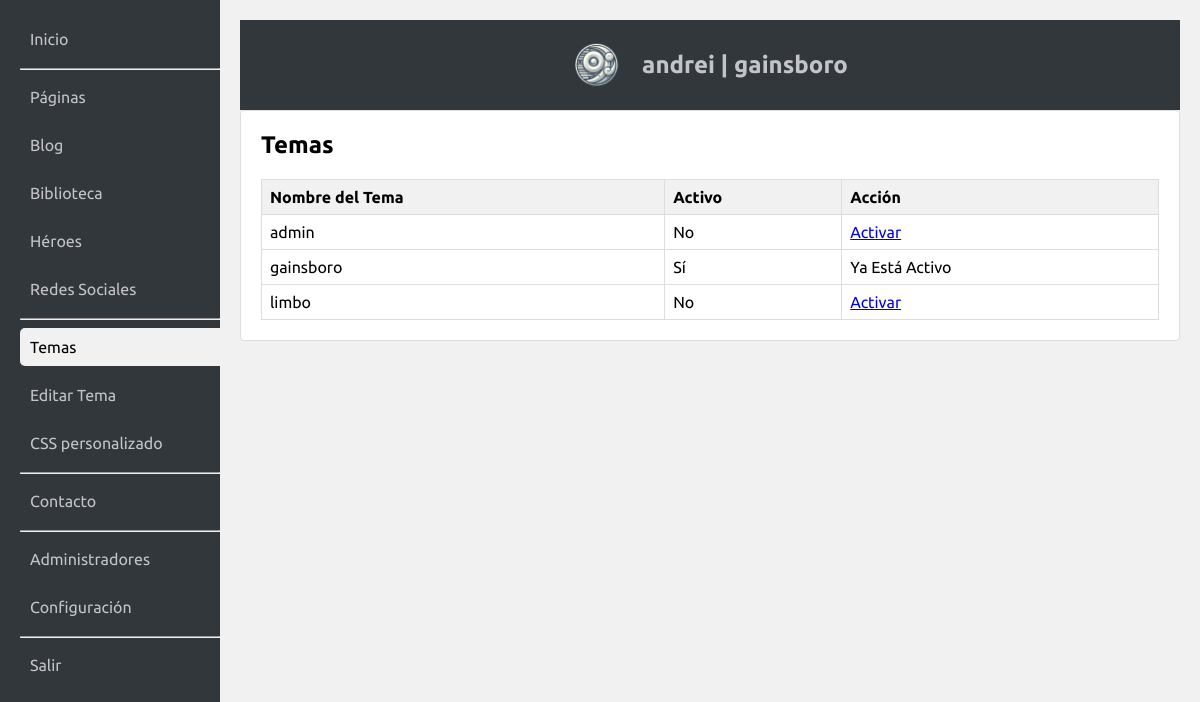
Page /admin/index.php?action=list_themes (signed in) on the committed database.
### tables this page shows
CREATE TABLE config (
    id INTEGER PRIMARY KEY AUTOINCREMENT,
    key TEXT UNIQUE NOT NULL,
    value TEXT NOT NULL
);

### admin/index.php (called while the page is built, shortened)
<?php
require_once 'admin.php';

### admin/funciones/obtenertemas.php (called while the page is built)
<?php
function getAvailableThemes() {
    $themeFiles = glob('../css/*.css');
    $themes = [];
    if ($themeFiles !== false) {
        foreach ($themeFiles as $filePath) {
            $themes[] = pathinfo($filePath, PATHINFO_FILENAME);
        }
    }
    return $themes;
}
?>

### admin/acciones/listartemas.php (the view, shortened to what this page needs)
<?php
	$themes = getAvailableThemes();
        $activeTheme = $db->querySingle("SELECT value FROM config WHERE key='active_theme'");
        $html = "<h2>Temas</h2>";
        $html .= "<table class='admin-table'>
                    <tr><th>Nombre del Tema</th><th>Activo</th><th>Acción</th></tr>";
        foreach ($themes as $tName) {
            $isActive = ($tName === $activeTheme) ? 'Sí' : 'No';
            $html .= "<tr>
                        <td>$tName</td>
                        <td>$isActive</td>
                        <td>";
            if ($isActive === 'No') {
                $html .= "<a href='?action=activate_theme&theme=$tName'>Activar</a>";
            } else {
                $html .= "Ya Está Activo";
            }
            $html .= "</td>
                      </tr>";
        }
        $html .= "</table>";
?>

### admin/admin.css (style rules this page uses)
body { font-family: Ubuntu, sans-serif; margin: 0; padding: 0; background-color: #f1f1f1; display: flex; justify-content: center; align-items: center; height: 100vh; }
.admin-section h2 { margin-top: 0; }
.admin-table { width: 100%; border-collapse: collapse; margin-top: 20px; }
.admin-table th, .admin-table td { border: 1px solid #ddd; padding: 8px; text-align: left; }
.admin-table th { background-color: #f1f1f1; }

### rows in the picture
config: value "No", value "Sí", value "Ya Está Activo"

### other values in the picture
$tName "admin"
$tName "gainsboro"
$tName "limbo"
